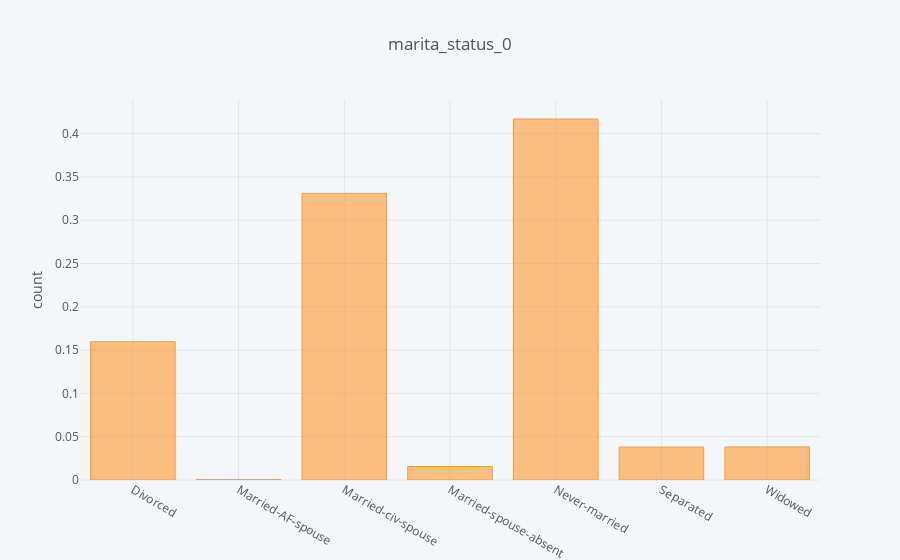

This figure's notebook cell:
### Code cell
(marital_status_0/29742).iplot(kind='bar', yTitle='count', title='marita_status_0',filename='marita_status_0')

### Figure 1 — Plotly figure (JSON) as saved in the notebook; plotly's stock layout.template omitted (floating-point values rounded to 4 significant figures)
{"data": [{"marker": {"color": "rgba(255, 153, 51, 0.6)", "line": {"color": "rgba(255, 153, 51, 1.0)", "width": 1}}, "name": "marital-status", "orientation": "v", "text": "", "type": "bar", "uid": "f59f47ad-7d54-4411-8007-0364db1e59ba", "x": ["Divorced", "Married-AF-spouse", "Married-civ-spouse", "Married-spouse-absent", "Never-married", "Separated", "Widowed"], "y": [0.1597, 0.0006052, 0.331, 0.01557, 0.4169, 0.03803, 0.0382]}], "layout": {"legend": {"bgcolor": "#F5F6F9", "font": {"color": "#4D5663"}}, "paper_bgcolor": "#F5F6F9", "plot_bgcolor": "#F5F6F9", "title": {"font": {"color": "#4D5663"}, "text": "marita_status_0"}, "xaxis": {"gridcolor": "#E1E5ED", "showgrid": true, "tickfont": {"color": "#4D5663"}, "title": {"font": {"color": "#4D5663"}, "text": ""}, "zerolinecolor": "#E1E5ED"}, "yaxis": {"gridcolor": "#E1E5ED", "showgrid": true, "tickfont": {"color": "#4D5663"}, "title": {"font": {"color": "#4D5663"}, "text": "count"}, "zerolinecolor": "#E1E5ED"}}}
